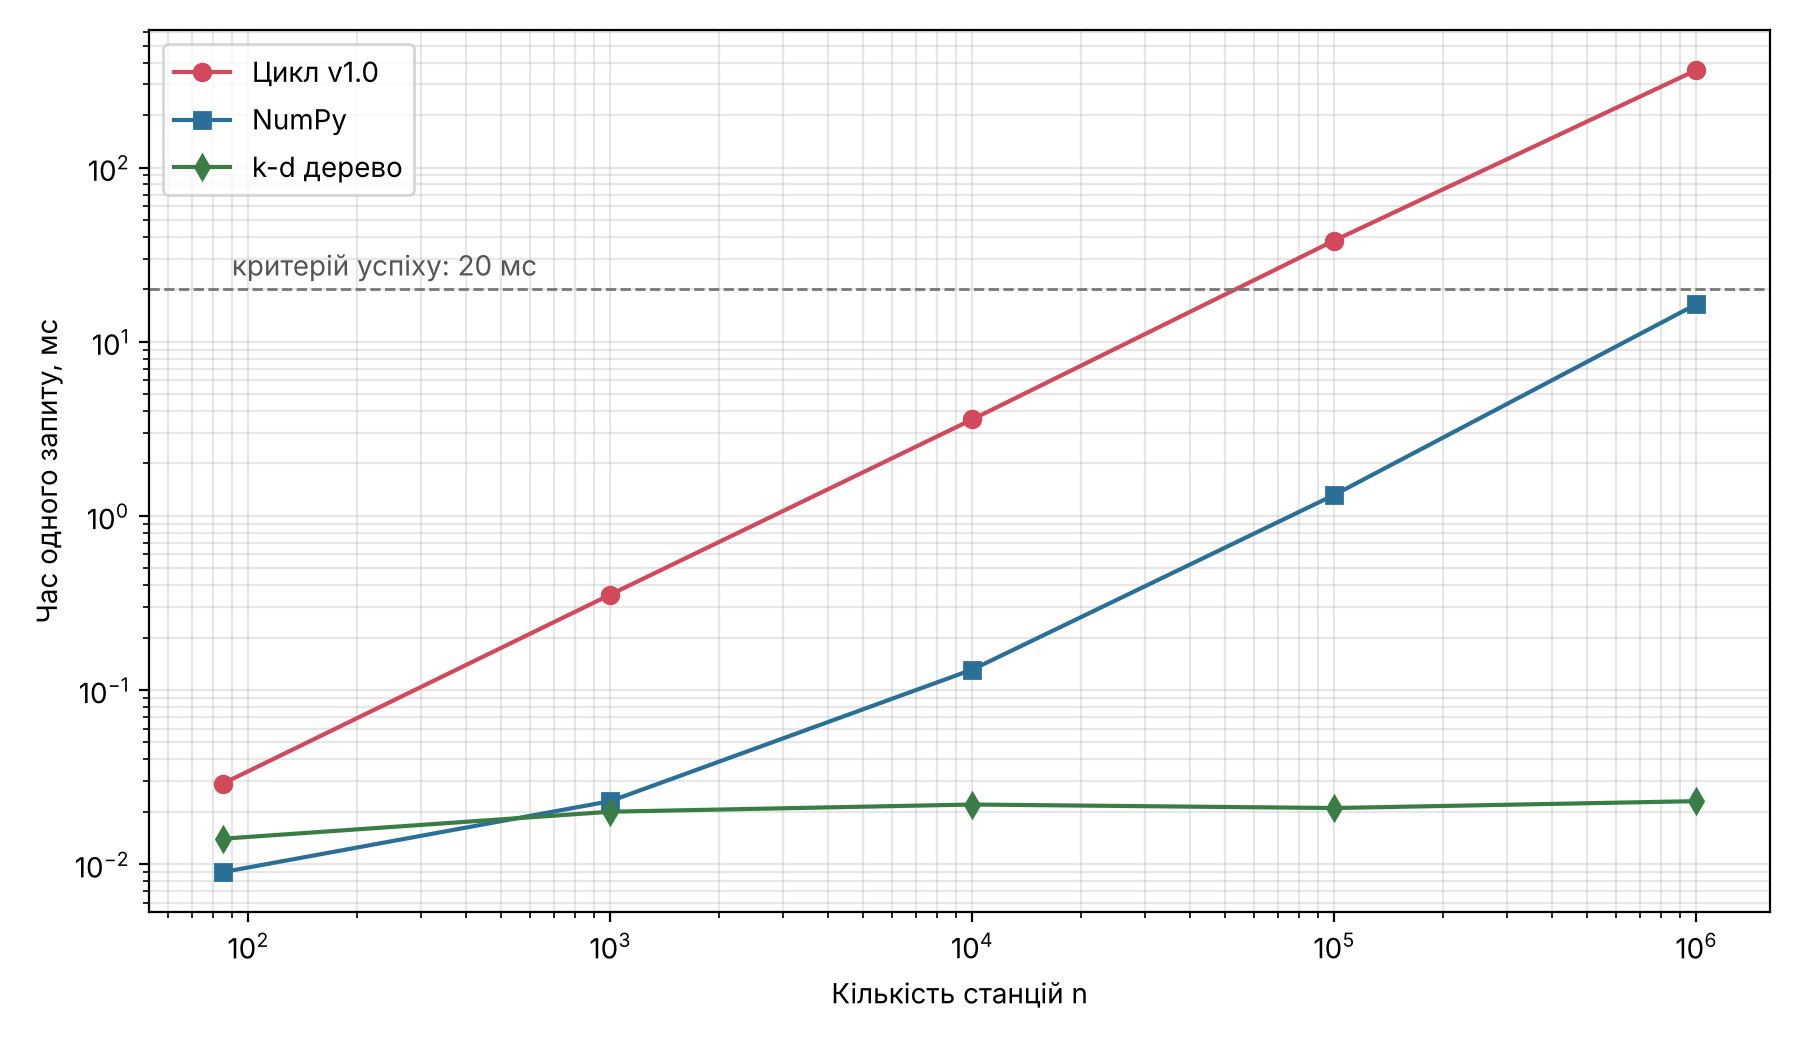

Python code for this plot:
# Рисунок 3.1: час одного запиту для циклу v1.0, NumPy і k-d дерева (дані таблиці 3.6, мс).
import matplotlib.pyplot as plt

n = [85, 1000, 10_000, 100_000, 1_000_000]
loop = [0.029, 0.353, 3.58, 38.1, 362.6]
numpy_ = [0.009, 0.023, 0.131, 1.32, 16.4]
kd = [0.014, 0.020, 0.022, 0.021, 0.023]

fig, ax = plt.subplots(figsize=(9, 5.2))
ax.plot(n, loop, "o-", label="Цикл v1.0", color="#d1495b")
ax.plot(n, numpy_, "s-", label="NumPy", color="#2a6f97")
ax.plot(n, kd, "d-", label="k-d дерево", color="#3a7d44")
ax.axhline(20, color="#777777", ls="--", lw=1)
ax.text(90, 24, "критерій успіху: 20 мс", color="#555555", fontsize=10)
ax.set_xscale("log")
ax.set_yscale("log")
ax.set_xlabel("Кількість станцій n")
ax.set_ylabel("Час одного запиту, мс")
ax.legend(loc="upper left")
ax.grid(which="both", alpha=0.3)
plt.tight_layout()
plt.savefig("rysunok_3_1.png", dpi=200)
print("Збережено rysunok_3_1.png")
